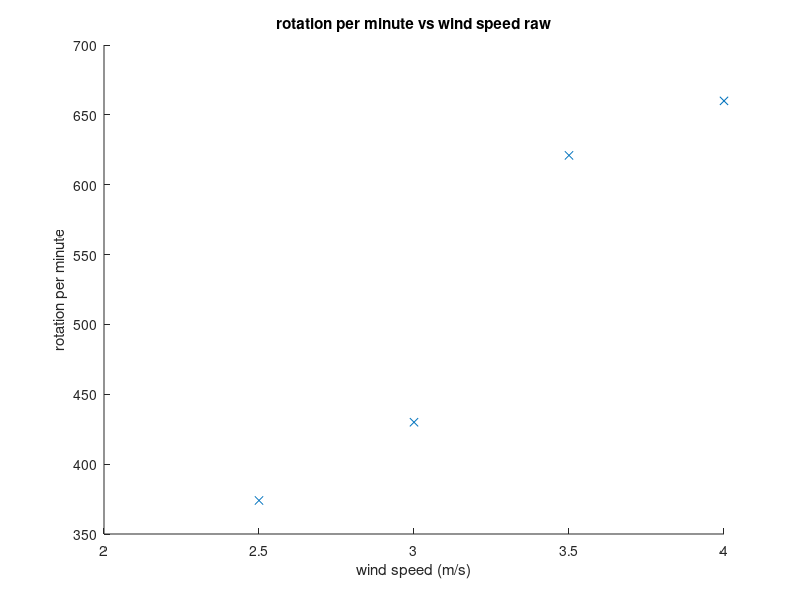
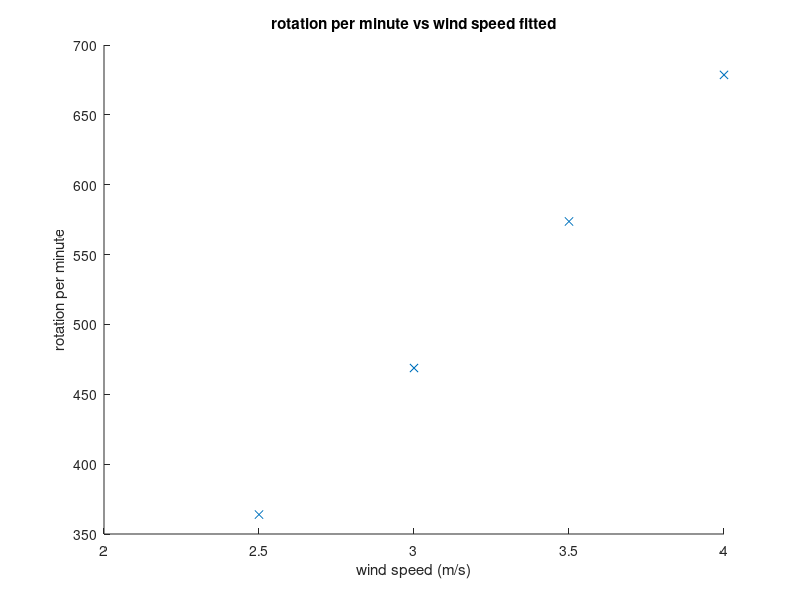
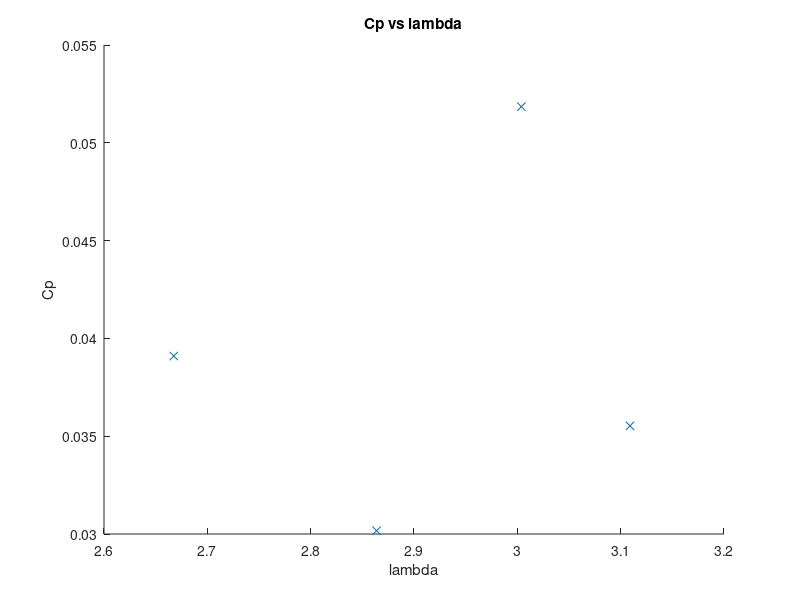

Write the MATLAB code that produced these figures, in order.
close all
clc
clear

r = 0.175; % radius of blade
RPM = [374 430 621 660];
p =   [0.036 0.048 0.131 0.134;]'; % power of pump
Vw =  [2.5 3.0 3.5 4.0]'; % wind speed
w_raw = 2 * pi / 60 .* RPM;

figure()
hold on
plot(Vw, RPM, 'x')
title('rotation per minute vs wind speed raw')
xlabel('wind speed (m/s)')
ylabel('rotation per minute')
hold off

% get fitted linear equation
% new_RPM = [364;
%            469;
%            574;
%            679;]
% new_RPM get from fitted linear equation

Vw_new = [2.5 3.0 3.5 4.0]';
rpm_new = (Vw_new .* 209.8 - 160.6);

figure()
hold on
plot(Vw, rpm_new, 'x')
title('rotation per minute vs wind speed fitted')
xlabel('wind speed (m/s)')
ylabel('rotation per minute')
hold off

% rotation speed
w = 2 * pi / 60 .* rpm_new;

% calculate lambda
lambda = [w .* r ./ Vw_new];

% density of air
rho = 1.225;
A = pi * (r^2);

% calculate Cp
Cp_cp = 2 .* p ./ ((Vw_new .^3) .* (rho * A));

figure()
hold on
plot(lambda, Cp_cp,'x');
title('Cp vs lambda')
xlabel('lambda')
ylabel('Cp')
hold off
